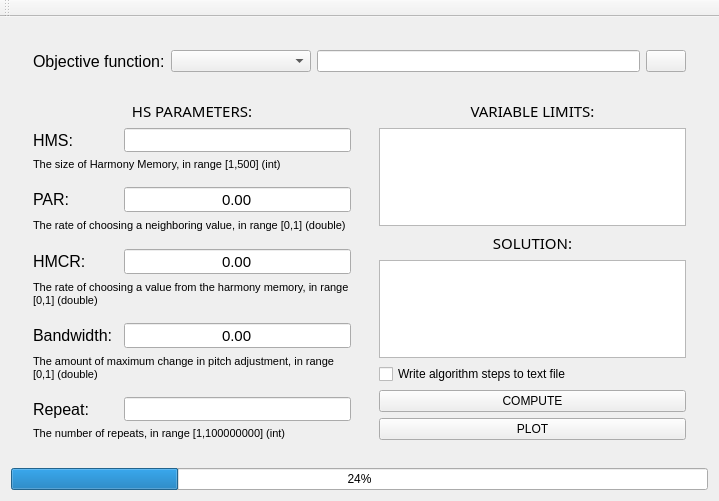
<?xml version="1.0" encoding="UTF-8"?>
<ui version="4.0">
 <class>MainWindow</class>
 <widget class="QMainWindow" name="MainWindow">
  <property name="geometry">
   <rect>
    <x>0</x>
    <y>0</y>
    <width>719</width>
    <height>501</height>
   </rect>
  </property>
  <property name="minimumSize">
   <size>
    <width>719</width>
    <height>501</height>
   </size>
  </property>
  <property name="windowTitle">
   <string>MainWindow</string>
  </property>
  <widget class="QWidget" name="centralWidget">
   <property name="styleSheet">
    <string notr="true"/>
   </property>
   <layout class="QGridLayout" name="gridLayout_5">
    <item row="0" column="0">
     <widget class="QWidget" name="main" native="true">
      <layout class="QGridLayout" name="gridLayout">
       <item row="0" column="0">
        <spacer name="verticalSpacer_6">
         <property name="orientation">
          <enum>Qt::Vertical</enum>
         </property>
         <property name="sizeHint" stdset="0">
          <size>
           <width>20</width>
           <height>40</height>
          </size>
         </property>
        </spacer>
       </item>
       <item row="1" column="0" colspan="2">
        <widget class="QWidget" name="widgethead" native="true">
         <layout class="QHBoxLayout" name="horizontalLayout_3">
          <item>
           <widget class="QLabel" name="Label_1">
            <property name="font">
             <font>
              <pointsize>12</pointsize>
             </font>
            </property>
            <property name="text">
             <string>Objective function:</string>
            </property>
           </widget>
          </item>
          <item>
           <widget class="QComboBox" name="ChooseEquationComboBox">
            <property name="minimumSize">
             <size>
              <width>140</width>
              <height>0</height>
             </size>
            </property>
           </widget>
          </item>
          <item>
           <widget class="QLineEdit" name="Eqn_LineEdit">
            <property name="enabled">
             <bool>true</bool>
            </property>
            <property name="readOnly">
             <bool>true</bool>
            </property>
           </widget>
          </item>
          <item>
           <widget class="QPushButton" name="AddFunctionButton">
            <property name="text">
             <string/>
            </property>
            <property name="icon">
             <iconset resource="../../resources/reSources_definition.qrc">
              <normaloff>:/photos/plus_icon.png</normaloff>:/photos/plus_icon.png</iconset>
            </property>
           </widget>
          </item>
         </layout>
        </widget>
       </item>
       <item row="2" column="1">
        <widget class="QWidget" name="widget_3" native="true">
         <layout class="QVBoxLayout" name="verticalLayout_5">
          <item>
           <widget class="QLabel" name="label_5">
            <property name="font">
             <font>
              <family>Josefin Slab</family>
              <pointsize>11</pointsize>
              <weight>50</weight>
              <bold>false</bold>
             </font>
            </property>
            <property name="text">
             <string>VARIABLE LIMITS:</string>
            </property>
            <property name="alignment">
             <set>Qt::AlignCenter</set>
            </property>
           </widget>
          </item>
          <item>
           <widget class="QTableWidget" name="tableWidget">
            <property name="minimumSize">
             <size>
              <width>0</width>
              <height>30</height>
             </size>
            </property>
           </widget>
          </item>
          <item>
           <spacer name="verticalSpacer">
            <property name="orientation">
             <enum>Qt::Vertical</enum>
            </property>
            <property name="sizeHint" stdset="0">
             <size>
              <width>20</width>
              <height>40</height>
             </size>
            </property>
           </spacer>
          </item>
          <item>
           <widget class="QLabel" name="label">
            <property name="font">
             <font>
              <family>Josefin Slab</family>
              <pointsize>11</pointsize>
              <weight>50</weight>
              <bold>false</bold>
             </font>
            </property>
            <property name="text">
             <string>SOLUTION:</string>
            </property>
            <property name="alignment">
             <set>Qt::AlignCenter</set>
            </property>
           </widget>
          </item>
          <item>
           <widget class="QTextEdit" name="DisplaySolution">
            <property name="font">
             <font>
              <pointsize>11</pointsize>
             </font>
            </property>
           </widget>
          </item>
          <item>
           <widget class="QCheckBox" name="PDF_CheckBox">
            <property name="text">
             <string>Write algorithm steps to text file</string>
            </property>
           </widget>
          </item>
          <item>
           <widget class="QPushButton" name="ComputeButton">
            <property name="font">
             <font>
              <pointsize>9</pointsize>
             </font>
            </property>
            <property name="text">
             <string>COMPUTE</string>
            </property>
           </widget>
          </item>
          <item>
           <widget class="QPushButton" name="Visualisation">
            <property name="text">
             <string>PLOT</string>
            </property>
           </widget>
          </item>
         </layout>
        </widget>
       </item>
       <item row="2" column="0">
        <widget class="QWidget" name="widget_2" native="true">
         <layout class="QVBoxLayout" name="verticalLayout">
          <item>
           <widget class="QLabel" name="label_11">
            <property name="font">
             <font>
              <family>Josefin Slab</family>
              <pointsize>11</pointsize>
             </font>
            </property>
            <property name="text">
             <string>HS PARAMETERS:</string>
            </property>
            <property name="alignment">
             <set>Qt::AlignCenter</set>
            </property>
           </widget>
          </item>
          <item>
           <layout class="QHBoxLayout" name="horizontalLayout_2">
            <item>
             <widget class="QLabel" name="label_2">
              <property name="minimumSize">
               <size>
                <width>85</width>
                <height>24</height>
               </size>
              </property>
              <property name="maximumSize">
               <size>
                <width>200</width>
                <height>45</height>
               </size>
              </property>
              <property name="font">
               <font>
                <pointsize>12</pointsize>
               </font>
              </property>
              <property name="text">
               <string>HMS:</string>
              </property>
             </widget>
            </item>
            <item>
             <widget class="QLineEdit" name="HMS_LineEdit">
              <property name="minimumSize">
               <size>
                <width>0</width>
                <height>24</height>
               </size>
              </property>
              <property name="maximumSize">
               <size>
                <width>16777215</width>
                <height>16777215</height>
               </size>
              </property>
              <property name="font">
               <font>
                <pointsize>11</pointsize>
               </font>
              </property>
              <property name="alignment">
               <set>Qt::AlignCenter</set>
              </property>
             </widget>
            </item>
           </layout>
          </item>
          <item>
           <widget class="QLabel" name="label_7">
            <property name="font">
             <font>
              <pointsize>8</pointsize>
             </font>
            </property>
            <property name="text">
             <string>The size of Harmony Memory, in range [1,500] (int)</string>
            </property>
            <property name="wordWrap">
             <bool>true</bool>
            </property>
           </widget>
          </item>
          <item>
           <spacer name="verticalSpacer_2">
            <property name="orientation">
             <enum>Qt::Vertical</enum>
            </property>
            <property name="sizeHint" stdset="0">
             <size>
              <width>318</width>
              <height>15</height>
             </size>
            </property>
           </spacer>
          </item>
          <item>
           <layout class="QHBoxLayout" name="horizontalLayout_4">
            <item>
             <widget class="QLabel" name="label_3">
              <property name="sizePolicy">
               <sizepolicy hsizetype="Preferred" vsizetype="Preferred">
                <horstretch>0</horstretch>
                <verstretch>0</verstretch>
               </sizepolicy>
              </property>
              <property name="minimumSize">
               <size>
                <width>85</width>
                <height>0</height>
               </size>
              </property>
              <property name="maximumSize">
               <size>
                <width>60</width>
                <height>45</height>
               </size>
              </property>
              <property name="font">
               <font>
                <pointsize>12</pointsize>
               </font>
              </property>
              <property name="text">
               <string>PAR:</string>
              </property>
             </widget>
            </item>
            <item>
             <widget class="QDoubleSpinBox" name="PAR_SpinBox">
              <property name="font">
               <font>
                <pointsize>11</pointsize>
               </font>
              </property>
              <property name="alignment">
               <set>Qt::AlignCenter</set>
              </property>
              <property name="buttonSymbols">
               <enum>QAbstractSpinBox::NoButtons</enum>
              </property>
              <property name="maximum">
               <double>1.000000000000000</double>
              </property>
              <property name="singleStep">
               <double>0.010000000000000</double>
              </property>
             </widget>
            </item>
           </layout>
          </item>
          <item>
           <widget class="QLabel" name="label_8">
            <property name="font">
             <font>
              <pointsize>8</pointsize>
             </font>
            </property>
            <property name="text">
             <string>The rate of choosing a neighboring value, in range [0,1] (double)</string>
            </property>
            <property name="wordWrap">
             <bool>true</bool>
            </property>
           </widget>
          </item>
          <item>
           <spacer name="verticalSpacer_4">
            <property name="orientation">
             <enum>Qt::Vertical</enum>
            </property>
            <property name="sizeHint" stdset="0">
             <size>
              <width>318</width>
              <height>16</height>
             </size>
            </property>
           </spacer>
          </item>
          <item>
           <layout class="QHBoxLayout" name="horizontalLayout_5">
            <item>
             <widget class="QLabel" name="label_4">
              <property name="maximumSize">
               <size>
                <width>85</width>
                <height>45</height>
               </size>
              </property>
              <property name="font">
               <font>
                <pointsize>12</pointsize>
               </font>
              </property>
              <property name="text">
               <string>HMCR:</string>
              </property>
             </widget>
            </item>
            <item>
             <widget class="QDoubleSpinBox" name="HMCR_SpinBox">
              <property name="font">
               <font>
                <pointsize>11</pointsize>
               </font>
              </property>
              <property name="alignment">
               <set>Qt::AlignCenter</set>
              </property>
              <property name="buttonSymbols">
               <enum>QAbstractSpinBox::NoButtons</enum>
              </property>
              <property name="singleStep">
               <double>0.010000000000000</double>
              </property>
             </widget>
            </item>
           </layout>
          </item>
          <item>
           <widget class="QLabel" name="label_9">
            <property name="font">
             <font>
              <pointsize>8</pointsize>
             </font>
            </property>
            <property name="text">
             <string>The rate of choosing a value from the harmony memory, in range [0,1] (double)</string>
            </property>
            <property name="wordWrap">
             <bool>true</bool>
            </property>
           </widget>
          </item>
          <item>
           <spacer name="verticalSpacer_5">
            <property name="orientation">
             <enum>Qt::Vertical</enum>
            </property>
            <property name="sizeHint" stdset="0">
             <size>
              <width>318</width>
              <height>15</height>
             </size>
            </property>
           </spacer>
          </item>
          <item>
           <layout class="QHBoxLayout" name="horizontalLayout">
            <item>
             <widget class="QLabel" name="label_12">
              <property name="minimumSize">
               <size>
                <width>85</width>
                <height>0</height>
               </size>
              </property>
              <property name="maximumSize">
               <size>
                <width>60</width>
                <height>45</height>
               </size>
              </property>
              <property name="font">
               <font>
                <pointsize>12</pointsize>
               </font>
              </property>
              <property name="text">
               <string>Bandwidth:</string>
              </property>
             </widget>
            </item>
            <item>
             <widget class="QDoubleSpinBox" name="b_doubleSpinBox">
              <property name="font">
               <font>
                <pointsize>11</pointsize>
               </font>
              </property>
              <property name="alignment">
               <set>Qt::AlignCenter</set>
              </property>
              <property name="buttonSymbols">
               <enum>QAbstractSpinBox::NoButtons</enum>
              </property>
             </widget>
            </item>
           </layout>
          </item>
          <item>
           <widget class="QLabel" name="label_13">
            <property name="font">
             <font>
              <pointsize>8</pointsize>
             </font>
            </property>
            <property name="text">
             <string>The amount of maximum change in pitch adjustment, in range [0,1] (double)</string>
            </property>
            <property name="wordWrap">
             <bool>true</bool>
            </property>
           </widget>
          </item>
          <item>
           <spacer name="verticalSpacer_3">
            <property name="orientation">
             <enum>Qt::Vertical</enum>
            </property>
            <property name="sizeHint" stdset="0">
             <size>
              <width>318</width>
              <height>16</height>
             </size>
            </property>
           </spacer>
          </item>
          <item>
           <layout class="QHBoxLayout" name="horizontalLayout_6">
            <item>
             <widget class="QLabel" name="label_6">
              <property name="minimumSize">
               <size>
                <width>85</width>
                <height>24</height>
               </size>
              </property>
              <property name="maximumSize">
               <size>
                <width>200</width>
                <height>45</height>
               </size>
              </property>
              <property name="font">
               <font>
                <pointsize>12</pointsize>
               </font>
              </property>
              <property name="text">
               <string>Repeat:</string>
              </property>
             </widget>
            </item>
            <item>
             <widget class="QLineEdit" name="Repeat_LineEdit">
              <property name="enabled">
               <bool>true</bool>
              </property>
              <property name="minimumSize">
               <size>
                <width>0</width>
                <height>24</height>
               </size>
              </property>
              <property name="font">
               <font>
                <pointsize>11</pointsize>
               </font>
              </property>
              <property name="alignment">
               <set>Qt::AlignCenter</set>
              </property>
             </widget>
            </item>
           </layout>
          </item>
          <item>
           <widget class="QLabel" name="label_10">
            <property name="font">
             <font>
              <pointsize>8</pointsize>
             </font>
            </property>
            <property name="text">
             <string>The number of repeats, in range [1,100000000] (int)</string>
            </property>
            <property name="wordWrap">
             <bool>true</bool>
            </property>
           </widget>
          </item>
         </layout>
         <zorder>label_7</zorder>
         <zorder>label_8</zorder>
         <zorder>label_10</zorder>
         <zorder>label_9</zorder>
         <zorder>verticalSpacer_2</zorder>
         <zorder>verticalSpacer_3</zorder>
         <zorder>verticalSpacer_4</zorder>
         <zorder>label_11</zorder>
         <zorder>verticalSpacer_5</zorder>
         <zorder>label_13</zorder>
        </widget>
       </item>
      </layout>
     </widget>
    </item>
    <item row="2" column="0">
     <widget class="QProgressBar" name="progressBar">
      <property name="value">
       <number>24</number>
      </property>
     </widget>
    </item>
   </layout>
  </widget>
  <widget class="QToolBar" name="toolBar">
   <property name="windowTitle">
    <string>toolBar</string>
   </property>
   <attribute name="toolBarArea">
    <enum>TopToolBarArea</enum>
   </attribute>
   <attribute name="toolBarBreak">
    <bool>false</bool>
   </attribute>
  </widget>
  <widget class="QMenuBar" name="menuBar">
   <property name="geometry">
    <rect>
     <x>0</x>
     <y>0</y>
     <width>719</width>
     <height>21</height>
    </rect>
   </property>
  </widget>
 </widget>
 <layoutdefault spacing="6" margin="11"/>
 <resources>
  <include location="../../resources/reSources_definition.qrc"/>
 </resources>
 <connections/>
</ui>
